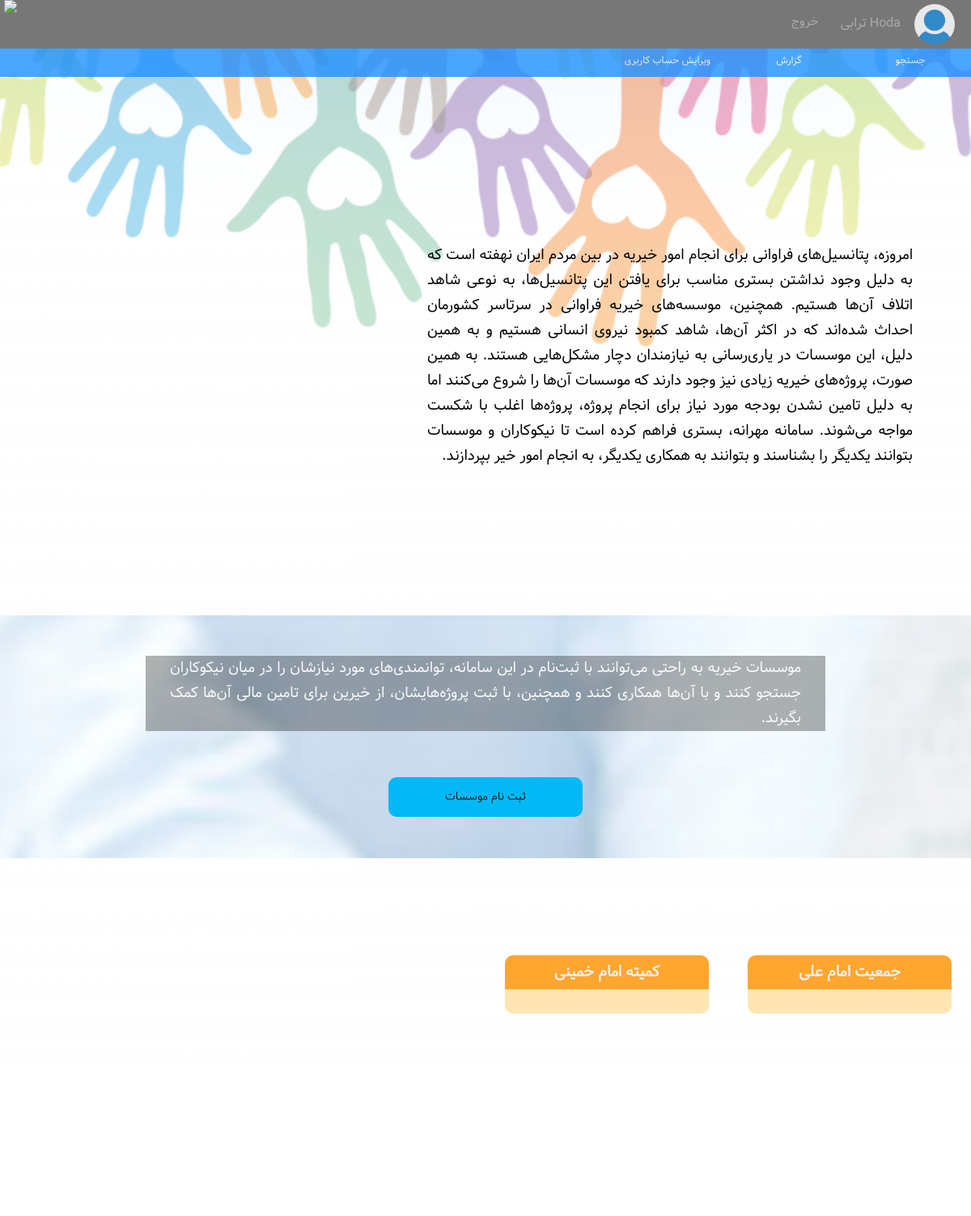
The page / (signed in, upper part) on the database as committed earlier.
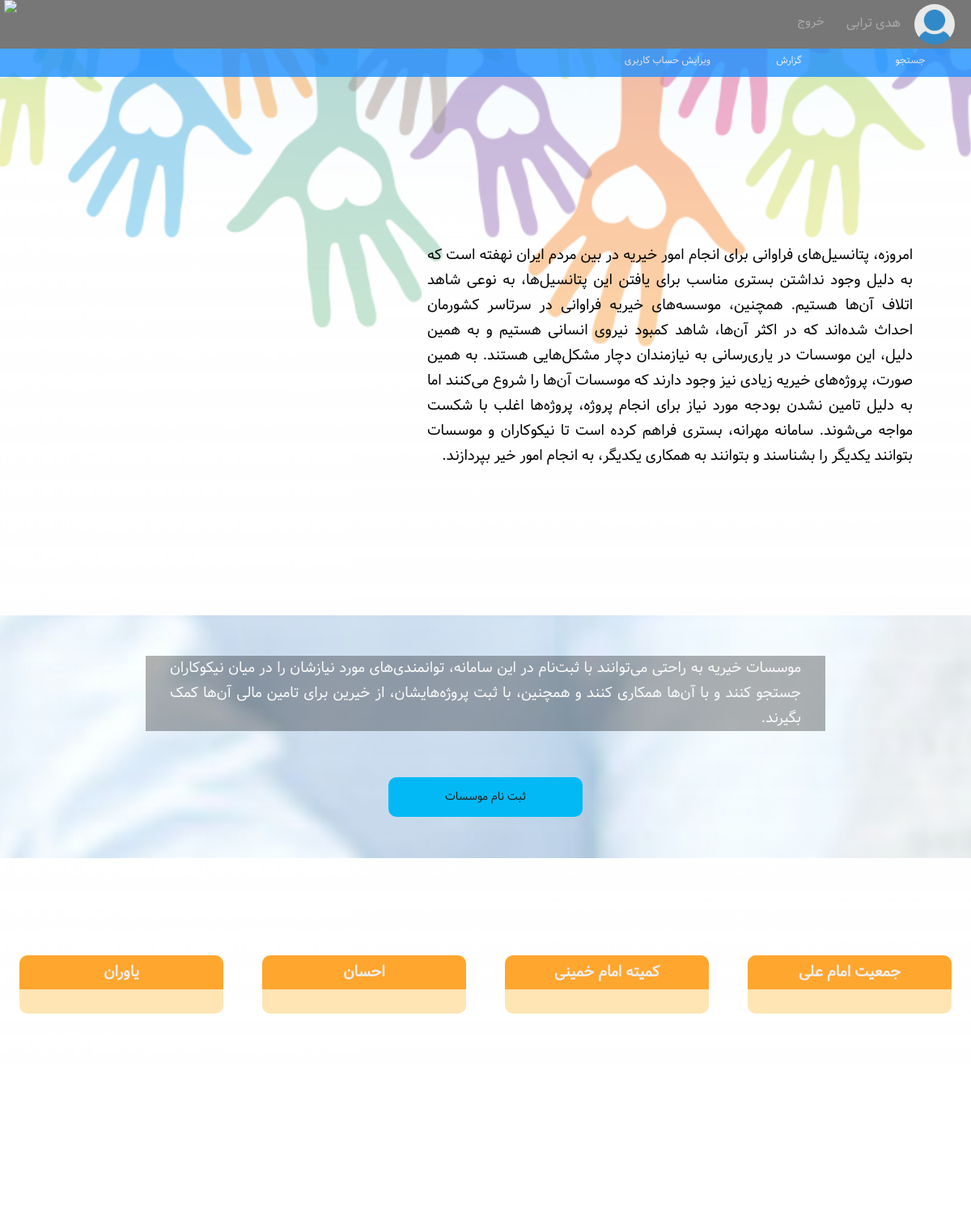
The same page on the database as committed later.
### users/models.py (models this page shows, shortened)
class Organizer(models.Model):
    user = models.OneToOneField(CustomUser, on_delete=models.CASCADE, related_name='organizer')
    name = models.CharField(max_length=20)
    day = models.IntegerField()
    month = models.IntegerField()
    year = models.IntegerField()
    address = models.CharField(max_length=100)
    city = models.CharField(max_length=10, choices=CITY_CHOICES, default='blank')
    phone = models.CharField(max_length=15)
    website = models.URLField()
    license = models.CharField(max_length=20)

class CustomUser(AbstractUser):
    state = models.NullBooleanField(default=None)
    isBen = models.BooleanField(default=False)
    isOrg = models.BooleanField(default=False)
    image = models.ImageField(upload_to='profile_pics/', default='/profile_pics/no-picture.png')

class Benefactor(models.Model):
    user = models.OneToOneField(CustomUser, on_delete=models.CASCADE, related_name='benefactor')
    name = models.CharField(max_length=20)
    surname = models.CharField(max_length=30)
    nickname = models.CharField(max_length=30, blank=True)
    gender = models.CharField(max_length=10, choices=SEX_CHOICES, default='Male')
    day = models.IntegerField(default=0)
    month = models.IntegerField(default=0)
    year = models.IntegerField(default=0)
    education = models.CharField(max_length=10, choices=EDUCATION_CHOICES, default='nothing')
    major = models.CharField(max_length=20, blank=True)
    nationalId = models.CharField(max_length=10)
    city = models.CharField(max_length=10, choices=CITY_CHOICES, default='blank')
    address = models.CharField(max_length=100, default='st')
    phone = models.CharField(max_length=12)

### users/views.py (the view)
# urls.py: url(r'^$', views.index, name='index'),
def index(request):
    orgs = Organizer.objects.all()[:4]
    bens = Benefactor.objects.all()[:4]
    return render(request, 'index.html', {'bens': bens, 'orgs': orgs})

### templates/index.html (shortened to what this page needs)
<!DOCTYPE html>
{% load staticfiles %}
<html lang="fa" dir="rtl">
<head>
	<link rel="stylesheet" type="text/css" href={% static "css/index.css" %}/>
</head>
<body>
	<div id="ad" class="main">
		<div class="header">
			<div class="topmenu" id="topmenu">
                {% if request.user.is_authenticated %}
				<div class="container">
					<div class="topPhoto">
						<img src="{{ request.user.image }}">
					</div>
					<div class="topmenuelements">
						{% if request.user.isBen %}
						<a href="personalProfileBenefactor.html">{{request.user.benefactor.name}}  {{request.user.benefactor.surname}}</a>
						{% endif %}
					</div>
					<div class="topmenudate">
						<a href="{% url 'logout' %}">خروج</a>
					</div>
					<div class="logo">
						<img src="../static/images/logo.png">
					</div>
				</div>
				{% endif %}
			</div>
		</div>
		<div class="mainPage">
			<div class="nav" id="nav"></div>
			<div id="cc">
				<div class="wrapper"></div>
				<div class="section1" id="c1">
					<p class="p1" id="p1">
					امروزه، پتانسیل‌های فراوانی برای انجام امور خیریه در بین مردم ایران نهفته است که به دلیل وجود نداشتن بستری مناسب برای یافتن این پتانسیل‌ها، به نوعی شاهد اتلاف آن‌ها هستیم.
					همچنین، موسسه‌های خیریه فراوانی در سرتاسر کشورمان احداث شده‌اند که در اکثر آن‌ها، شاهد کمبود نیروی انسانی هستیم و به همین دلیل، این موسسات در یاری‌رسانی به نیازمندان دچار مشکل‌هایی هستند.
					به همین صورت، پروژه‌های خیریه زیادی نیز وجود دارند که موسسات آن‌ها را شروع می‌کنند اما به دلیل تامین نشدن بودجه مورد نیاز برای انجام پروژه، پروژه‌ها اغلب با شکست مواجه می‌شوند.
					سامانه مهرانه، بستری فراهم کرده است تا نیکوکاران و موسسات بتوانند یکدیگر را بشناسند و بتوانند به همکاری یکدیگر، به انجام امور خیر بپردازند.
					</p>
				</div>
				<div class="section2" id="c2">
					<div id="p2">
					</div>
					<p id="p21">
						موسسات خیریه به راحتی می‌توانند با ثبت‌نام در این سامانه، توانمندی‌های مورد نیازشان را در میان نیکوکاران جستجو کنند و با آن‌ها همکاری کنند و همچنین، با ثبت پروژه‌هایشان، از خیرین برای تامین مالی آن‌ها کمک بگیرند.
					</p>
					<div id="p22" class="enter"><a href="{% url 'registerOrg' %}">ثبت نام موسسات</a></div>
				</div>
				<div class="section3" id="c3">
                    {% for org in orgs %}
                     <div class="organization">
                      <h3>{{ org.name }}</h3>
                     </div>
                     {% endfor %}
				</div>
			</div>
		</div>
	</div>
</body>
</html>

Rows that differ between the two databases and show on the page:
changed CustomUser "ترابی": user.benefactor.name (not shown) → "هدی"
added Organizer: name "احسان"
added Organizer: name "یاوران"
